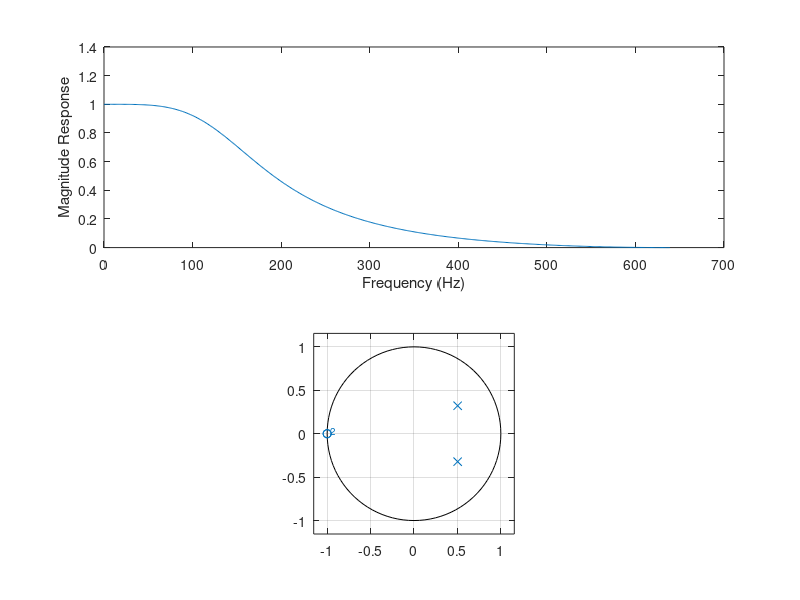

MATLAB code to generate this figure:
N = 2; % Filter order
Fs = 1280; % Sampling frequency
FN =Fs/2;
fc = 150; % Cutoff frequency
Fc = fc/FN; % Normalized Cutoff frequency
[b, a] = butter(N, Fc); % Create and digitize analog filter.
[z, p, k] = butter (N, Fc);
subplot(2,1,1) % Plot magnitude freq. response
[H, f] = freqz(b, a, 512, Fs);
plot(f, abs(H))
xlabel('Frequency (Hz)')
ylabel('Magnitude Response')
subplot(2,1,2) % Plot pole-zero diagram
zplane(b, a)